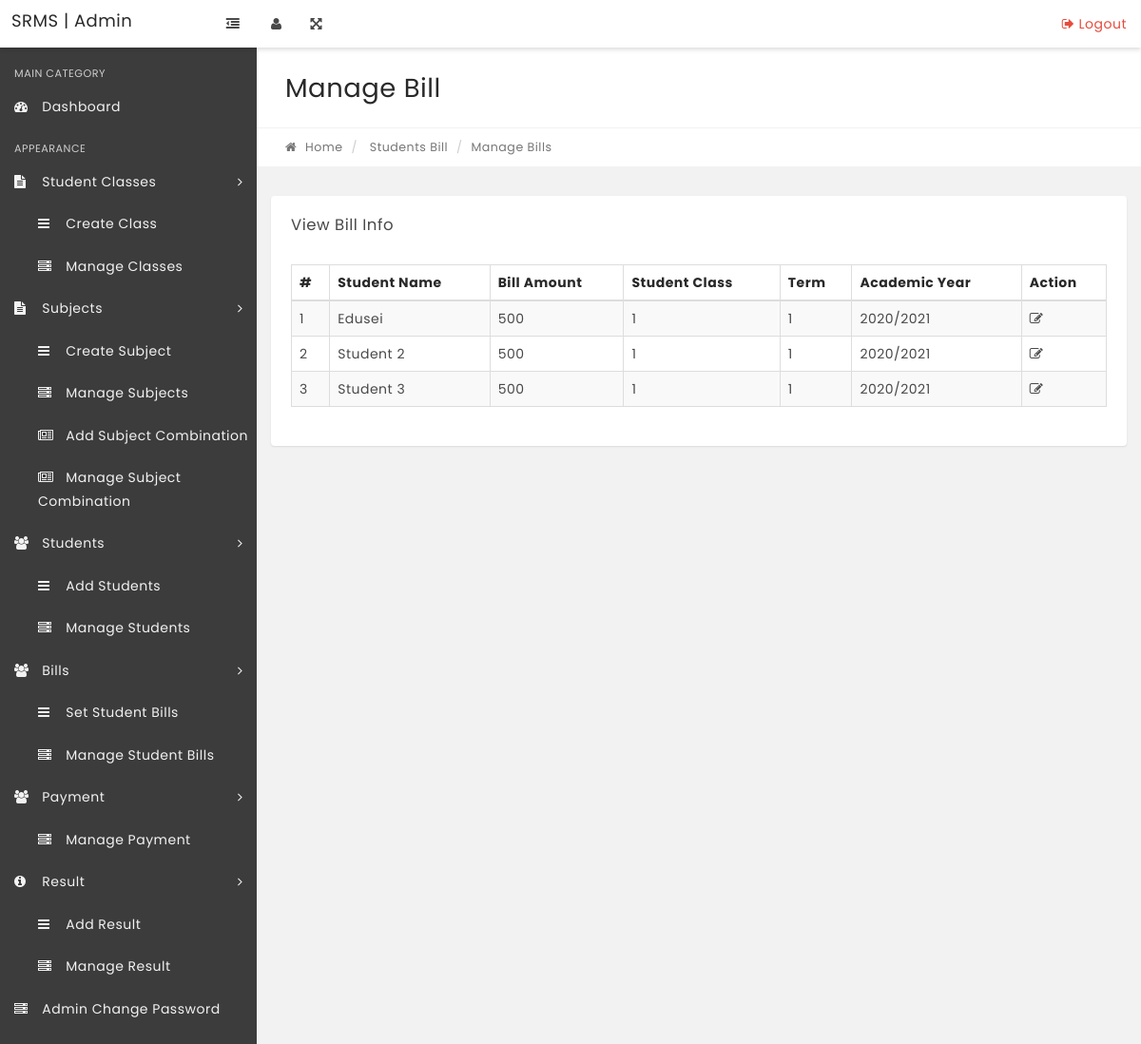
/manage-bills.php, run on the app's committed database.
### tables this page shows
CREATE TABLE `tblbills` (
  `id` int(11) NOT NULL,
  `studentNumber` varchar(250) DEFAULT NULL,
  `academicYear` varchar(250) DEFAULT NULL,
  `term` int(250) DEFAULT NULL,
  `billamount` varchar(250) DEFAULT NULL,
  `studentClass` varchar(250) DEFAULT NULL
);

CREATE TABLE `tblstudents` (
  `StudentId` int(11) NOT NULL,
  `StudentName` varchar(100) NOT NULL,
  `RollId` varchar(100) NOT NULL,
  `StudentEmail` varchar(100) NOT NULL,
  `Gender` varchar(10) NOT NULL,
  `DOB` varchar(100) NOT NULL,
  `ClassId` int(11) NOT NULL,
  `RegDate` timestamp NOT NULL DEFAULT current_timestamp(),
  `UpdationDate` timestamp NULL DEFAULT NULL ON UPDATE current_timestamp(),
  `Status` int(1) NOT NULL,
  `guardianName` varchar(250) DEFAULT NULL,
  `guardianContact` varchar(250) DEFAULT NULL
);

### manage-bills.php (the view, shortened to what this page needs)
<?php
include('includes/config.php');
if (strlen($_SESSION['alogin']) == "") {
    header("Location: index.php");
} else {
?>
    <!DOCTYPE html>
    <html lang="en">
    <head>
        <link rel="stylesheet" href="css/bootstrap.min.css" media="screen">
        <link rel="stylesheet" href="css/font-awesome.min.css" media="screen">
        <link rel="stylesheet" href="css/animate-css/animate.min.css" media="screen">
        <link rel="stylesheet" href="css/lobipanel/lobipanel.min.css" media="screen">
        <link rel="stylesheet" href="css/prism/prism.css" media="screen">
        <link rel="stylesheet" type="text/css" href="js/DataTables/datatables.min.css" />
        <link rel="stylesheet" href="css/main.css" media="screen">
    </head>
    <body class="top-navbar-fixed">
        <div class="main-wrapper">
            <?php include('includes/topbar.php'); ?>
            <div class="content-wrapper">
                <div class="content-container">
                    <?php include('includes/leftbar.php'); ?>
                    <div class="main-page">
                        <div class="container-fluid">
                            <div class="row page-title-div">
                                <div class="col-md-6">
                                    <h2 class="title">Manage Bill</h2>
                                </div>
                            </div>
                            <div class="row breadcrumb-div">
                                <div class="col-md-6">
                                    <ul class="breadcrumb">
                                        <li><a href="dashboard.php"><i class="fa fa-home"></i> Home</a></li>
                                        <li> Students Bill</li>
                                        <li class="active">Manage Bills</li>
                                    </ul>
                                </div>
                            </div>
                        </div>
                        <section class="section">
                            <div class="container-fluid">
                                <div class="row">
                                    <div class="col-md-12">
                                        <div class="panel">
                                            <div class="panel-heading">
                                                <div class="panel-title">
                                                    <h5>View Bill Info</h5>
                                                </div>
                                            </div>
                                            <div class="panel-body p-20">
                                                <table id="example" class="display table table-striped table-bordered" cellspacing="0" width="100%">
                                                    <thead>
                                                        <tr>
                                                            <th>#</th>
                                                            <th>Student Name</th>
                                                            <th>Bill Amount</th>
                                                            <th>Student Class</th>
                                                            <th>Term</th>
                                                            <th>Academic Year</th>
                                                            <th>Action</th>
                                                        </tr>
                                                    </thead>
                                                    <tbody>
                                                        <?php $sql = "SELECT tblbills.id,tblstudents.StudentName, tblbills.billamount, tblbills.studentClass, tblbills.term, tblbills.academicYear from tblbills join tblstudents on tblstudents.StudentId=tblbills.studentNumber";
                                                        $query = $dbh->prepare($sql);
                                                        $query->execute();
                                                        $results = $query->fetchAll(PDO::FETCH_OBJ);
                                                        $cnt = 1;
                                                        if ($query->rowCount() > 0) {
                                                            foreach ($results as $result) {   ?>
                                                                <tr>
                                                                    <td><?php echo $cnt; htmlentities($cnt); ?></td>
                                                                    <td><?php echo htmlentities($result->StudentName); ?></td>
                                                                    <td><?php echo htmlentities($result->billamount); ?></td>
                                                                    <td><?php echo htmlentities($result->studentClass); ?></td>
                                                                    <td><?php echo htmlentities($result->term); ?></td>
                                                                    <td><?php echo htmlentities($result->academicYear); ?></td>
                                                                    <td>
                                                                        <a href="edit-bill.php?id=<?php echo htmlentities($result->id); ?>"><i class="fa fa-edit" title="Edit Record"></i> </a>
                                                                    </td>
                                                                </tr>
                                                        <?php $cnt = $cnt + 1;
                                                            }
                                                        } ?>
                                                    </tbody>
                                                </table>
                                            </div>
                                        </div>
                                    </div>
                                </div>
                            </div>
                    </div>
                </div>
            </div>
        </div>
    </body>
    </html>
<?php } ?>

### data on the page
tblbills: tblstudents.StudentName "Edusei", billamount "500", studentClass "1", term "1", academicYear "2020/2021"
tblbills: tblstudents.StudentName "Student 2", billamount "500", studentClass "1", term "1", academicYear "2020/2021"
tblbills: tblstudents.StudentName "Student 3", billamount "500", studentClass "1", term "1", academicYear "2020/2021"
